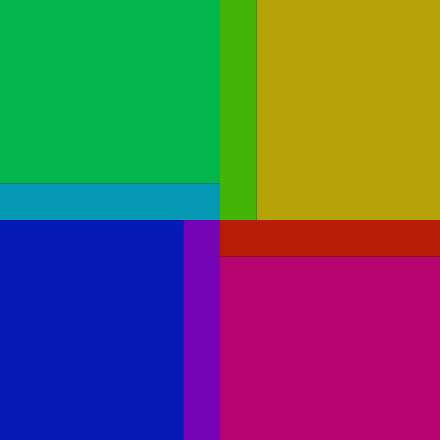
Frame 1 (no input)
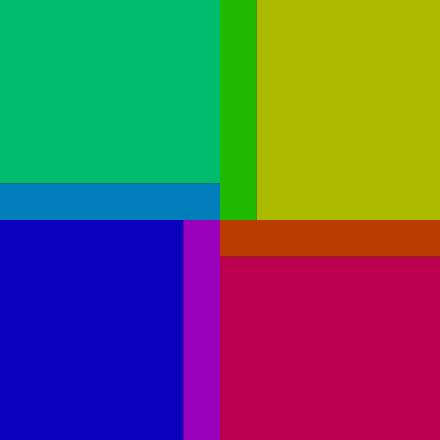
Frame 60 (the mouse pressed at the canvas centre just before this capture)
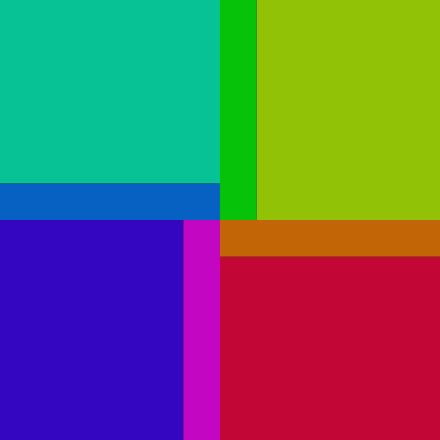
Frame 120 (the mouse held since frame 60 and released just before this capture)

The Processing sketch that drew these frames (run headless with seeded random() and noise(); from frame 60 on, the mouse is pressed at the canvas centre):

// Processing sketch: processing_5979
// ── processing_5979.pde

/**
 * Skizze nach Richard Paul Loohse, Bewegung um eine Achse
 * an- und ausschalten mit Mausklick
 *
 */
  
int numZelles = 1;
int switch1 = 1;
float col01,col02,col03,col04;
float rad = 440/numZelles;
float hrad = rad / 2;
float focus = 110;

PFont fontA;

Zelle[] Zelles = new Zelle[numZelles*numZelles];

void setup() 
{
  size(440, 440);
  noStroke();
  smooth();
  colorMode(HSB, 255);
  col01 = random(255);
  
  for (int i = 0; i < numZelles; i++) {
    for (int j = 0; j < numZelles; j++)
    {
    Zelles[numZelles*i+j] = new Zelle(i*rad,j*rad, hrad, i, 1, Zelles);
    }
  }
}

void draw() 
{
  background(0);
  for (int i = 0; i < numZelles; i++) {
    for (int j = 0; j < numZelles; j++)
    {
    Zelles[numZelles*i+j].change_st();
    Zelles[numZelles*i+j].display();   
    }
  }
}

class Zelle {
  float x, y;
  float rad01;
  float x1,x2,x3,x4,x5,y1,y2,y3,y4,y5,d1;
  float w1,w2;
  float winkel = 0;
  int id;
  Zelle[] others;
 
  Zelle(float xin, float yin, float din, int idin, float winkelin, Zelle[] oin) {
    x = xin;
    y = yin;
    
    rad01 = din;
    id = idin;
    others = oin;
    winkel = winkelin;
    
  } 
  
  void change_st() {
    if (switch1 == 1 )
    {
    
      winkel = (winkel + .01);
      col01 += 0.13;
      col02 = 210 + 45*sin(winkel);
      col03 = 170 + 85*sin(0.131*winkel);
      
      d1 = rad01/6 ;
      
      x1 = x;
      x2 = x + rad01 - d1;
      x3 = x + rad01;
      x4 = x + rad01 + d1;
      x5 = x + 2*rad01;
      
      y1 = y;
      y2 = y + rad01 - d1;
      y3 = y + rad01;
      y4 = y + rad01 + d1;
      y5 = y + 2*rad01;
      
      w1 = rad01 - d1;
      w2 = d1;
      
    }
  }

       
    void display() {
    
    fill(col01%255,col02,col03);
    rect(x1,y3,w1,rad01);
    
    fill((col01+32)%255,col02,col03);
    rect(x2,y3,w2,rad01);
    
    fill((col01+64)%255,col02,col03);
    rect(x3,y4,rad01,w1);
    
    fill((col01+96)%255,col02,col03);
    rect(x3,y3,rad01,w2);
    
    fill((col01+224)%255,col02,col03);
    rect(x1,y2,rad01,w2);
    
    fill((col01+192)%255,col02,col03);
    rect(x1,y1,rad01,w1);
    
    fill((col01+160)%255,col02,col03);
    rect(x3,y1,w2,rad01);
    
    fill((col01+128)%255,col02,col03);
    rect(x4,y1,w1,rad01); 
    
    }
}

void mouseClicked() {
  if(switch1 == 0) {
    switch1 = 1;
  } else {
    switch1 = 0;
  }
}
